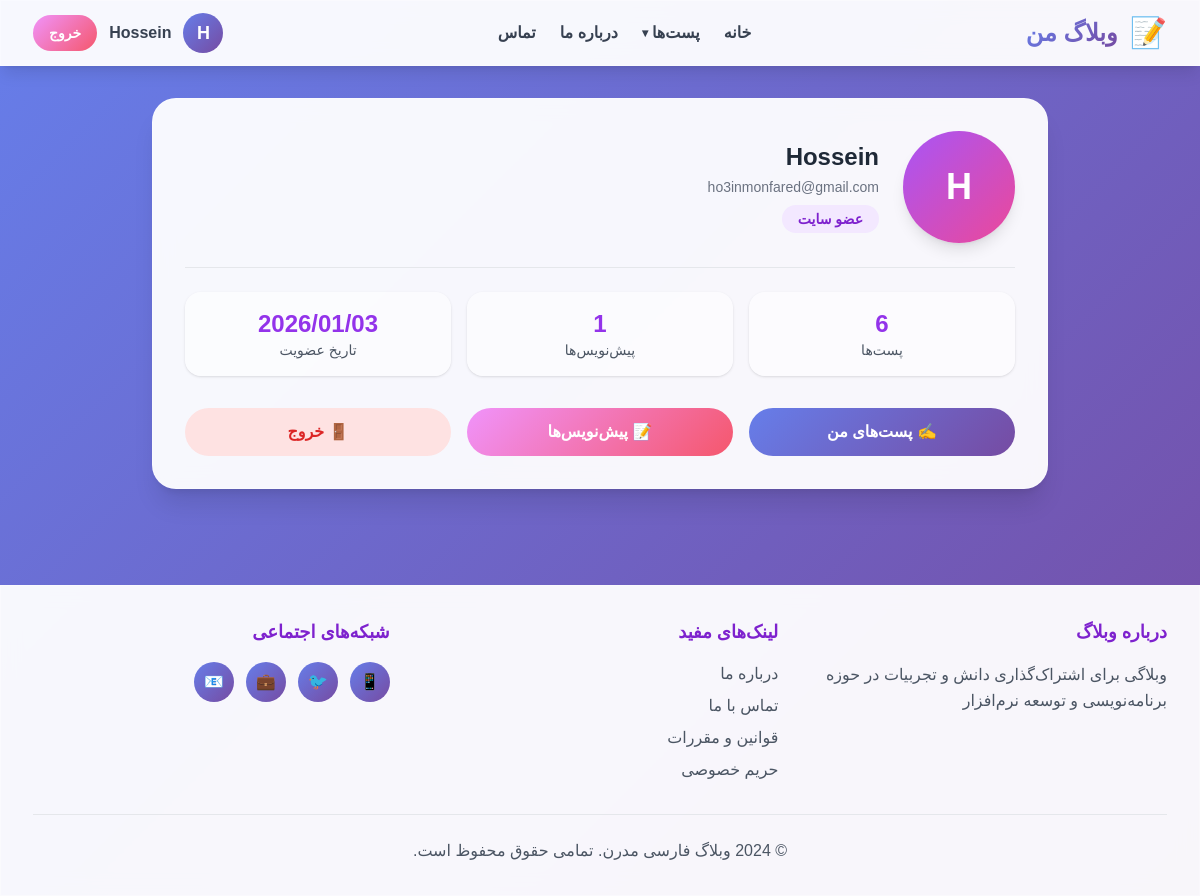
Page /accounts/profile/ (signed in) on the committed database.
### accounts/models.py (models this page shows)
class CustomUser(AbstractUser):
    email=models.CharField(unique=True)

### accounts/views.py (the view)
# urls.py: path('profile/', views.UserProfile.as_view(), name='profile'),
class UserProfile(LoginRequiredMixin,generic.DetailView):
    model=models.CustomUser
    template_name = 'accounts/profile.html'
    context_object_name='profile_user'
    def get_object(self):
        return self.request.user
    def get_context_data(self, **kwargs):
        context = super().get_context_data(**kwargs)
        context['post_count'] = self.request.user.post_set.count()
        context['draft_count'] = self.request.user.post_set.filter(status='drf').count()
        return context

### accounts/templates/accounts/profile.html (shortened to what this page needs)
{% extends '_base.html' %}
{% load static %}
{% block content %}
  <div class="max-w-4xl mx-auto">
    <div class="glass-effect rounded-3xl p-8 shadow-xl fade-in">
      <div class="flex flex-col md:flex-row items-center gap-6 border-b pb-6 mb-6">
        <div class="w-28 h-28 rounded-full bg-gradient-to-br from-purple-500 to-pink-500 flex items-center justify-center text-white text-4xl font-bold shadow-lg">{{ profile_user.username|first|upper }}</div>
        <div class="text-center md:text-right flex-1">
          <h2 class="text-2xl font-bold text-gray-800 mb-1">{{ profile_user.username }}</h2>
          <p class="text-gray-500 text-sm mb-2">{{ profile_user.email }}</p>
          <span class="inline-block px-4 py-1 rounded-full text-sm bg-purple-100 text-purple-700 font-semibold">عضو سایت</span>
        </div>
      </div>
      <div class="grid grid-cols-1 sm:grid-cols-3 gap-4 mb-8">
        <div class="rounded-2xl bg-white/60 p-4 text-center shadow">
          <div class="text-2xl font-bold text-purple-600">{{ post_count|default:0 }}</div>
          <div class="text-gray-600 text-sm">پست‌ها</div>
        </div>
        <div class="rounded-2xl bg-white/60 p-4 text-center shadow">
          <div class="text-2xl font-bold text-purple-600">{{ draft_count|default:0 }}</div>
          <div class="text-gray-600 text-sm">پیش‌نویس‌ها</div>
        </div>
        <div class="rounded-2xl bg-white/60 p-4 text-center shadow">
          <div class="text-2xl font-bold text-purple-600">{{ profile_user.date_joined|date:'Y/m/d' }}</div>
          <div class="text-gray-600 text-sm">تاریخ عضویت</div>
        </div>
      </div>
      <div class="flex flex-col sm:flex-row gap-4">
        <a href="{% url 'mypost' %}" class="flex-1 text-center btn-primary text-white py-3 rounded-full font-semibold transition hover:scale-[1.02]">✍️ پست‌های من</a>
        <a href="{% url 'mydrafts' %}" class="flex-1 text-center btn-secondary text-white py-3 rounded-full font-semibold transition hover:scale-[1.02]">📝 پیش‌نویس‌ها</a>
        <form method="post" action="{% url 'logout' %}" class="flex-1">
          <button class="w-full py-3 rounded-full font-semibold text-red-600 bg-red-100 hover:bg-red-200 transition">🚪 خروج</button>
        </form>
      </div>
    </div>
  </div>
{% endblock %}

### templates/_base.html (shortened to what this page needs)
{% load static %}
<!DOCTYPE html>
<html lang="fa" dir="rtl">
  <head>
    <script src="https://cdn.tailwindcss.com"></script>
    <link rel="stylesheet" href="{% static 'css/style.css' %}" />
  </head>
  <body class="gradient-bg min-h-screen">
    <nav class="glass-effect shadow-lg sticky top-0 z-50 fade-in desktop-nav">
      <div class="max-w-7xl mx-auto px-4 sm:px-6 lg:px-8">
        <div class="flex justify-between items-center h-16">
          <div class="flex items-center gap-3">
            <div class="text-3xl floating">📝</div>
            <h1 class="text-2xl font-bold gradient-text">وبلاگ من</h1>
          </div>
          <div class="hidden md:flex items-center gap-6">
            <a href="{% url 'home' %}" class="text-gray-700 hover:text-purple-600 font-semibold transition-colors">خانه</a>
            <div class="relative group">
              <button class="text-gray-700 hover:text-purple-600 font-semibold transition-colors flex items-center gap-1">
                پست‌ها
                <span class="text-xs">▾</span>
              </button>
            </div>
            <a href="#" class="text-gray-700 hover:text-purple-600 font-semibold transition-colors">درباره ما</a>
            <a href="#" class="text-gray-700 hover:text-purple-600 font-semibold transition-colors">تماس</a>
          </div>
          <div class="flex items-center gap-3">
            {% if user.is_authenticated %}
              <a class="avatar" href="{% url 'profile' %}">{{ user.username.0 }}</a>
              <span class="hidden sm:inline text-gray-700 font-semibold">{{ user.username }}</span>
              <form action="{% url 'logout' %}" method="POST">
                <button class="px-4 py-2 btn-secondary text-white rounded-full font-semibold text-sm">خروج</button>
              </form>
            {% else %}
              <a href="{% url 'login' %}" class="px-4 py-2 btn-secondary text-white rounded-full font-semibold text-sm">ورود / ثبت‌نام</a>
            {% endif %}
          </div>
        </div>
      </div>
    </nav>
    <div class="max-w-7xl mx-auto px-4 sm:px-6 lg:px-8 py-8 mobile-padding-bottom">
      {% block content %}
      {% endblock %}
    </div>
    <footer class="glass-effect mt-16 py-8 desktop-nav">
      <div class="max-w-7xl mx-auto px-4 sm:px-6 lg:px-8">
        <div class="grid grid-cols-1 md:grid-cols-3 gap-8 mb-8">
          <div>
            <h3 class="font-bold text-purple-700 mb-4 text-lg">درباره وبلاگ</h3>
            <p class="text-gray-600 leading-relaxed">وبلاگی برای اشتراک‌گذاری دانش و تجربیات در حوزه برنامه‌نویسی و توسعه نرم‌افزار</p>
          </div>
          <div>
            <h3 class="font-bold text-purple-700 mb-4 text-lg">لینک‌های مفید</h3>
            <ul class="space-y-2">
              <li>
                <a href="#" class="text-gray-600 hover:text-purple-600 transition-colors">درباره ما</a>
              </li>
              <li>
                <a href="#" class="text-gray-600 hover:text-purple-600 transition-colors">تماس با ما</a>
              </li>
              <li>
                <a href="#" class="text-gray-600 hover:text-purple-600 transition-colors">قوانین و مقررات</a>
              </li>
              <li>
                <a href="#" class="text-gray-600 hover:text-purple-600 transition-colors">حریم خصوصی</a>
              </li>
            </ul>
          </div>
          <div>
            <h3 class="font-bold text-purple-700 mb-4 text-lg">شبکه‌های اجتماعی</h3>
            <div class="flex gap-3">
              <a href="#" class="w-10 h-10 btn-primary text-white rounded-full flex items-center justify-center">📱</a>
              <a href="#" class="w-10 h-10 btn-primary text-white rounded-full flex items-center justify-center">🐦</a>
              <a href="#" class="w-10 h-10 btn-primary text-white rounded-full flex items-center justify-center">💼</a>
              <a href="#" class="w-10 h-10 btn-primary text-white rounded-full flex items-center justify-center">📧</a>
            </div>
          </div>
        </div>
        <div class="text-center text-gray-600 pt-6 border-t border-gray-200">
          <p>© 2024 وبلاگ فارسی مدرن. تمامی حقوق محفوظ است.</p>
        </div>
      </div>
    </footer>
  </body>
</html>

### static/css/style.css (style rules this page uses)
body { box-sizing: border-box; }
* { font-family: 'Vazirmatn', sans-serif; }
.fade-in { animation: fadeIn 0.6s ease-out; }
.glass-effect { background: rgba(255, 255, 255, 0.95); backdrop-filter: blur(10px); border: 1px solid rgba(255, 255, 255, 0.3); }
.gradient-bg { background: linear-gradient(135deg, #667eea 0%, #764ba2 50%, #f093fb 100%); background-size: 200% 200%; animation: gradientShift 15s ease infinite; }
.gradient-text { background: linear-gradient(135deg, #667eea 0%, #764ba2 100%); -webkit-background-clip: text; -webkit-text-fill-color: transparent; background-clip: text; }
.btn-primary { background: linear-gradient(135deg, #667eea 0%, #764ba2 100%); transition: all 0.3s ease; }
.btn-secondary { background: linear-gradient(135deg, #f093fb 0%, #f5576c 100%); transition: all 0.3s ease; }
.avatar { width: 40px; height: 40px; border-radius: 50%; background: linear-gradient(135deg, #667eea 0%, #764ba2 100%); display: flex; align-items: center; justify-content: center; color: white; font-weight: bold; font-size: 18px; }
.floating { animation: floating 3s ease-in-out infinite; }

### rows in the picture
CustomUser: username.0 "H", username "Hossein", username|first "H", email "ho3inmonfared@gmail.com", date_joined "2026/01/03"

### other values in the picture
{{ post_count|default:0 }} "6"
{{ draft_count|default:0 }} "1"
